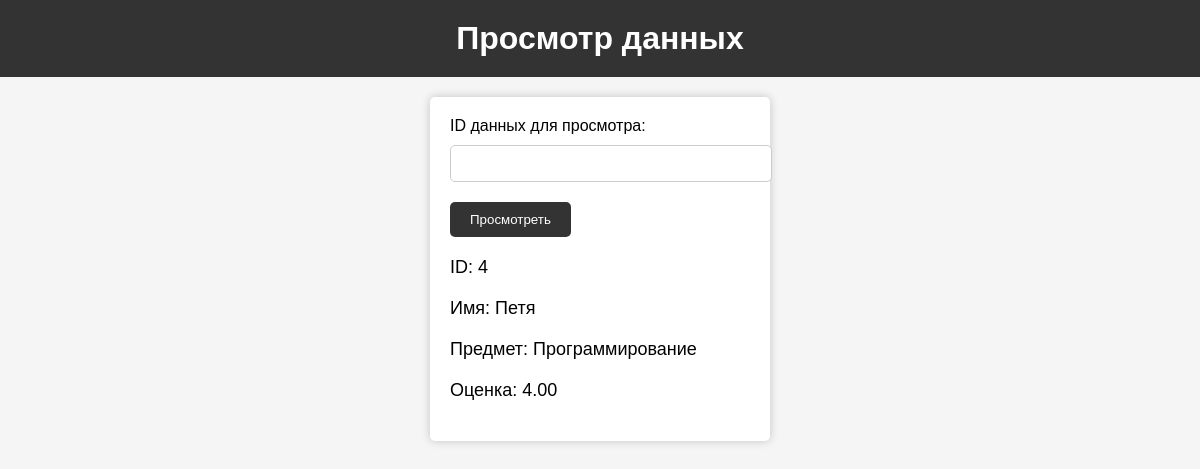
Page /read.php?id=4 on the committed database.
### tables this page shows
CREATE TABLE IF NOT EXISTS products (
    id INT AUTO_INCREMENT PRIMARY KEY,
    name VARCHAR(255) NOT NULL,
    description TEXT,
    price DECIMAL(10, 2) NOT NULL,
    created_at TIMESTAMP DEFAULT CURRENT_TIMESTAMP,
    updated_at TIMESTAMP DEFAULT CURRENT_TIMESTAMP ON UPDATE CURRENT_TIMESTAMP
);

### web/read.php (the view, shortened to what this page needs)
<!DOCTYPE html>
<html>
<head>
</head>
<body>
    <h1>Просмотр данных</h1>
    <div class="container">
        <form method="GET" action="read.php">
            <label for="id">ID данных для просмотра:</label>
            <input type="number" id="id" name="id" required><br>
            <input type="submit" value="Просмотреть">
        </form>
        <?php
        $servername = "db";
        $username = "user";
        $password = "example";
        $dbname = "mydb";
        $conn = new mysqli($servername, $username, $password, $dbname);
        if ($_SERVER["REQUEST_METHOD"] == "GET") {
            $id = $_GET["id"];
            $sql = "SELECT * FROM products WHERE id=$id";
            $result = $conn->query($sql);
            if ($result->num_rows > 0) {
                $row = $result->fetch_assoc();
                echo "<p>ID: " . $row["id"]. "</p>";
                echo "<p>Имя: " . $row["name"]. "</p>";
                echo "<p>Предмет: " . $row["description"]. "</p>";
                echo "<p>Оценка: " . $row["price"]. "</p>";
            } else {
                echo "<p class='not-found'>Данные не найдены</p>";
            }
        }
        ?>
    </div>
</body>
</html>

### web/read.php (style rules this page uses)
body { font-family: Arial, sans-serif; background-color: #f5f5f5; margin: 0; padding: 0; }
h1 { background-color: #333; color: #fff; padding: 20px; margin: 0; text-align: center; }
.container { width: 300px; margin: 20px auto; background-color: #fff; border-radius: 5px; box-shadow: 0 0 10px rgba(0, 0, 0, 0.2); padding: 20px; }
label { display: block; margin-bottom: 10px; }
input[type="number"] { width: 100%; padding: 10px; margin-bottom: 20px; border: 1px solid #ccc; border-radius: 5px; }
input[type="submit"] { background-color: #333; color: #fff; border: none; border-radius: 5px; padding: 10px 20px; cursor: pointer; }
p { font-size: 18px; margin: 20px 0; }

### rows in the picture
products: id "4", name "Петя", description "Программирование", price "4.00"
